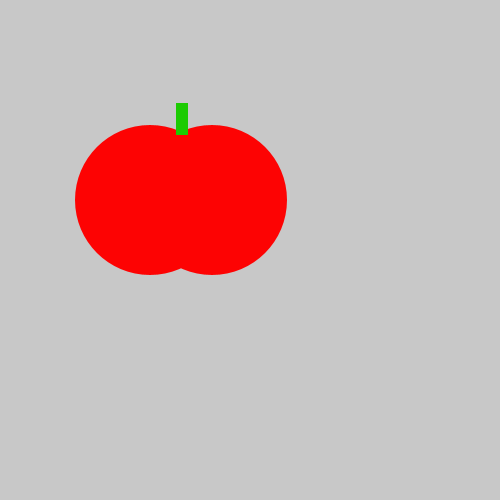
Frame 1 (no input)
Frame 60 (the mouse pressed at the canvas centre just before this capture): identical to frame 1, image omitted
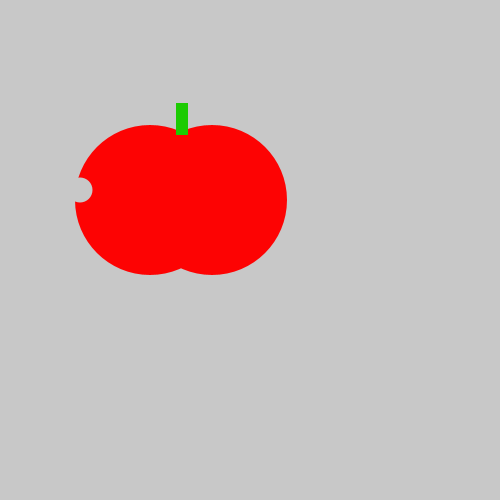
Frame 120 (the mouse held since frame 60 and released just before this capture)

The Processing sketch that drew these frames (run headless with seeded random() and noise(); from frame 60 on, the mouse is pressed at the canvas centre):

// Processing sketch: tasty_tomato
// ── tasty_tomato.pde
void setup() {
    size(500, 500);
}
void draw() {
    background(200, 200, 200);
    noStroke();
    fill(253, 3, 3);
    ellipse(150, 200, 150, 150);
    ellipse(212, 200, 150, 150);
    fill(28, 203, 2);
    rect(176, 103, 12, 32);
    
    if (mousePressed) {
      fill(200, 200, 200);
      ellipse(80, 190, 25, 25);
}
}
